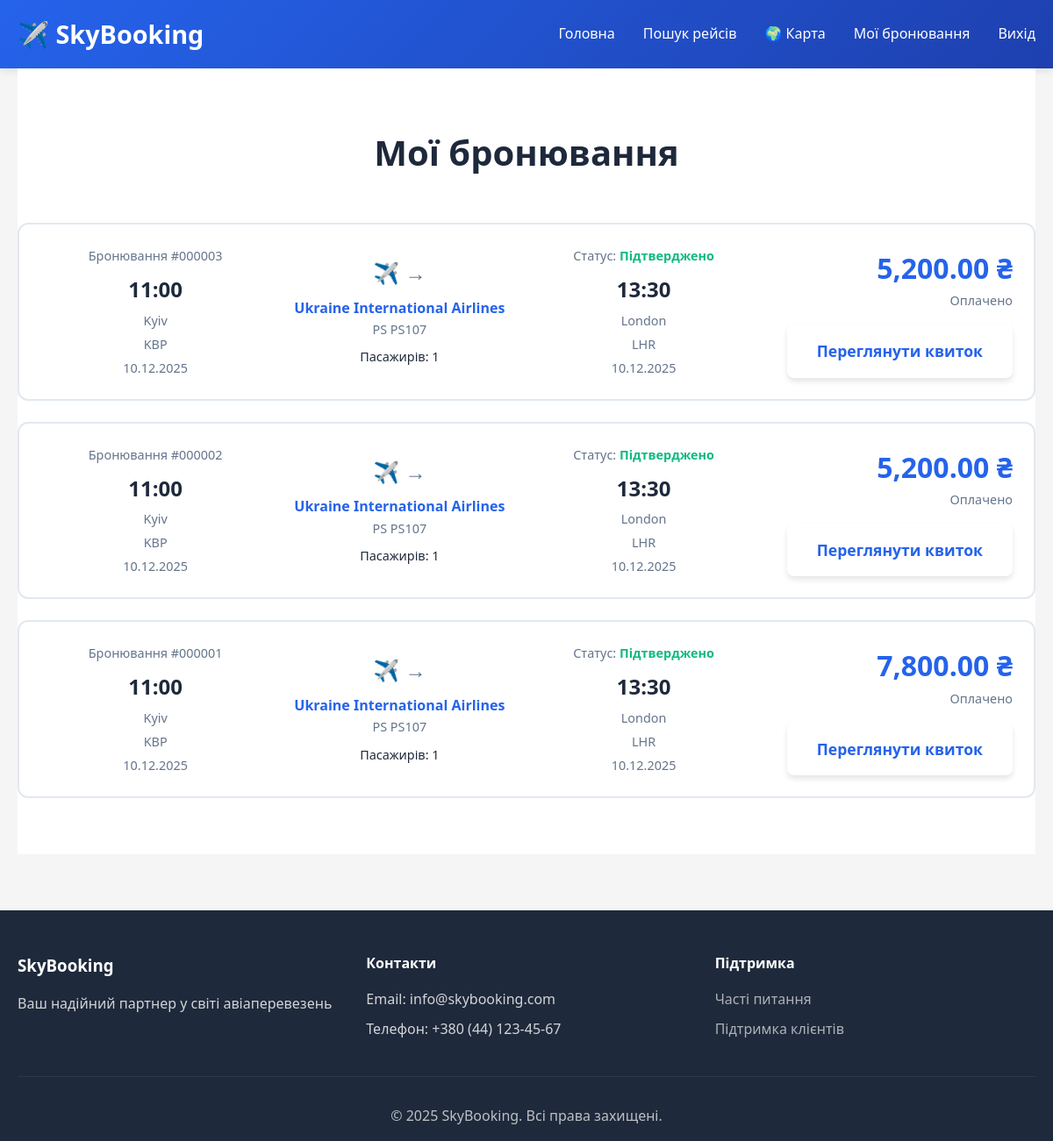
Screenshot of /public/my-bookings.php (signed in) with the database file from the repository.
### tables this page shows
CREATE TABLE `bookings` (
  `booking_id` int(11) NOT NULL AUTO_INCREMENT,
  `customer_id` int(11) NOT NULL,
  `booking_date` timestamp NOT NULL DEFAULT current_timestamp(),
  `status` enum('pending','confirmed','cancelled','completed') DEFAULT 'pending',
  `total_amount` decimal(10,2) NOT NULL,
  `payment_status` enum('unpaid','paid','refunded') DEFAULT 'unpaid',
  `currency` varchar(3) DEFAULT 'UAH',
  `created_at` timestamp NOT NULL DEFAULT current_timestamp(),
  `updated_at` timestamp NOT NULL DEFAULT current_timestamp() ON UPDATE current_timestamp(),
  PRIMARY KEY (`booking_id`),
  KEY `idx_customer` (`customer_id`),
  KEY `idx_status` (`status`),
  KEY `idx_booking_date` (`booking_date`),
  CONSTRAINT `bookings_ibfk_1` FOREIGN KEY (`customer_id`) REFERENCES `customers` (`customer_id`) ON DELETE CASCADE
);

### public/my-bookings.php (the view, shortened to what this page needs)
<?php
require_once '../includes/config.php';
$stmt = $pdo->prepare("
    SELECT DISTINCT
        b.*,
        f.flight_number,
        f.departure_time,
        f.arrival_time,
        a.name as airline_name,
        a.iata_code as airline_code,
        da.city as departure_city,
        da.iata_code as departure_code,
        aa.city as arrival_city,
        aa.iata_code as arrival_code,
        COUNT(t.ticket_id) as tickets_count
    FROM bookings b
    JOIN tickets t ON b.booking_id = t.booking_id
    JOIN flights f ON t.flight_id = f.flight_id
    JOIN airlines a ON f.airline_id = a.airline_id
    JOIN airports da ON f.departure_airport_id = da.airport_id
    JOIN airports aa ON f.arrival_airport_id = aa.airport_id
    WHERE b.customer_id = ?
    GROUP BY b.booking_id, f.flight_id, a.airline_id, da.airport_id, aa.airport_id
    ORDER BY b.booking_date DESC
");
$stmt->execute([$_SESSION['customer_id']]);
$bookings = $stmt->fetchAll();
require_once '../includes/header.php';
?>
<div class="container">
    <section class="section">
        <h1 class="section-title">Мої бронювання</h1>
        <?php if (empty($bookings)): ?>
            <div class="alert alert-info">
                У вас поки немає бронювань. <a href="<?php echo BASE_URL; ?>/search.php" style="color: var(--primary-color); font-weight: 600;">Знайти рейс</a>
            </div>
        <?php else: ?>
            <div class="flights-list">
                <?php foreach ($bookings as $booking): ?>
                    <?php
                    $status_colors = [
                        'pending' => 'var(--warning-color)',
                        'confirmed' => 'var(--success-color)',
                        'cancelled' => 'var(--danger-color)'
                    ];
                    $status_texts = [
                        'pending' => 'Очікує оплати',
                        'confirmed' => 'Підтверджено',
                        'cancelled' => 'Скасовано'
                    ];
                    $departure_time = new DateTime($booking['departure_time']);
                    $arrival_time = new DateTime($booking['arrival_time']);
                    ?>
                    <div class="flight-card">
                        <div class="flight-info">
                            <div class="flight-detail">
                                <div style="color: var(--gray-text); font-size: 0.9rem; margin-bottom: 0.5rem;">
                                    Бронювання #<?php echo str_pad($booking['booking_id'], 6, '0', STR_PAD_LEFT); ?>
                                </div>
                                <div class="flight-time"><?php echo $departure_time->format('H:i'); ?></div>
                                <div class="flight-location"><?php echo htmlspecialchars($booking['departure_city']); ?></div>
                                <div class="flight-location"><?php echo $booking['departure_code']; ?></div>
                                <div style="color: var(--gray-text); font-size: 0.9rem; margin-top: 0.25rem;">
                                    <?php echo $departure_time->format('d.m.Y'); ?>
                                </div>
                            </div>
                            <div class="flight-duration">
                                <div class="flight-arrow">✈️ →</div>
                                <div style="margin-top: 0.5rem; font-weight: bold; color: var(--primary-color);">
                                    <?php echo htmlspecialchars($booking['airline_name']); ?>
                                </div>
                                <div style="color: var(--gray-text); font-size: 0.9rem;">
                                    <?php echo htmlspecialchars($booking['airline_code'] . ' ' . $booking['flight_number']); ?>
                                </div>
                                <div style="margin-top: 0.5rem; font-size: 0.9rem;">
                                    Пасажирів: <?php echo $booking['tickets_count']; ?>
                                </div>
                            </div>
                            <div class="flight-detail">
                                <div style="color: var(--gray-text); font-size: 0.9rem; margin-bottom: 0.5rem;">
                                    Статус: <strong style="color: <?php echo $status_colors[$booking['status']]; ?>">
                                        <?php echo $status_texts[$booking['status']]; ?>
                                    </strong>
                                </div>
                                <div class="flight-time"><?php echo $arrival_time->format('H:i'); ?></div>
                                <div class="flight-location"><?php echo htmlspecialchars($booking['arrival_city']); ?></div>
                                <div class="flight-location"><?php echo $booking['arrival_code']; ?></div>
                                <div style="color: var(--gray-text); font-size: 0.9rem; margin-top: 0.25rem;">
                                    <?php echo $arrival_time->format('d.m.Y'); ?>
                                </div>
                            </div>
                        </div>
                        <div class="flight-price">
                            <div class="price-amount"><?php echo number_format($booking['total_amount'], 2); ?> ₴</div>
                            <div class="price-currency">
                                <?php echo $booking['payment_status'] === 'paid' ? 'Оплачено' : 'До оплати'; ?>
                            </div>
                            <?php if ($booking['status'] === 'confirmed'): ?>
                                <a href="<?php echo BASE_URL; ?>/ticket.php?booking_id=<?php echo $booking['booking_id']; ?>"
                                   class="btn btn-primary" style="margin-top: 1rem;">
                                    Переглянути квиток
                                </a>
                            <?php endif; ?>
                        </div>
                    </div>
                <?php endforeach; ?>
            </div>
        <?php endif; ?>
    </section>
</div>
<?php require_once '../includes/footer.php'; ?>

### public/css/style.css (style rules this page uses)
* { margin: 0; padding: 0; box-sizing: border-box; }
:root { --primary-color: #2563eb; --secondary-color: #1e40af; --success-color: #10b981; --danger-color: #ef4444; --warning-color: #f59e0b; --light-bg: #f8fafc; --dark-text: #1e293b; --gray-text: #64748b; --border-color: #e2e8f0; }
body { font-family: 'Segoe UI', Tahoma, Geneva, Verdana, sans-serif; line-height: 1.6; color: var(--dark-text); background-color: #f5f5f5; margin: 0; padding: 0; }
.container { max-width: 1200px; margin: 0 auto; padding: 0 20px; }
.btn { display: inline-block; padding: 0.875rem 2rem; background: white; color: var(--primary-color); border: none; border-radius: 8px; font-size: 1.1rem; font-weight: 600; text-decoration: none; cursor: pointer; transition: all 0.3s; box-shadow: 0 4px 6px rgba(0, 0, 0, 0.1); text-align: center; }
.btn-primary { background: white; color: var(--primary-color); border: 2px solid white; }
.section { padding: 4rem 0; background: white; }
.section-title { text-align: center; font-size: 2.5rem; margin-bottom: 3rem; color: var(--dark-text); font-weight: bold; }
.flights-list { display: flex; flex-direction: column; gap: 1.5rem; margin-top: 2rem; }
.flight-card { background: white; border: 2px solid var(--border-color); border-radius: 12px; padding: 1.5rem; display: grid; grid-template-columns: 1fr auto; gap: 2rem; align-items: center; transition: all 0.3s; }
.flight-info { display: grid; grid-template-columns: repeat(3, 1fr); gap: 1rem; }
.flight-detail { text-align: center; }
.flight-time { font-size: 1.5rem; font-weight: bold; color: var(--dark-text); }
.flight-location { font-size: 0.9rem; color: var(--gray-text); margin-top: 0.25rem; }
.flight-duration { display: flex; flex-direction: column; align-items: center; justify-content: center; }
.flight-arrow { font-size: 1.5rem; color: var(--gray-text); }
.flight-price { text-align: right; }
.price-amount { font-size: 2rem; font-weight: bold; color: var(--primary-color); }
.price-currency { font-size: 0.9rem; color: var(--gray-text); }

### rows the page displays
bookings: booking_id "000003", format "11:00", departure_city "Kyiv", departure_code "KBP", format "10.12.2025", airline_name "Ukraine International Airlines", flight_number "PS PS107", tickets_count "1", status "Підтверджено", format "13:30", arrival_city "London", arrival_code "LHR", total_amount "5,200.00", payment_status "Оплачено"
bookings: booking_id "000002", format "11:00", departure_city "Kyiv", departure_code "KBP", format "10.12.2025", airline_name "Ukraine International Airlines", flight_number "PS PS107", tickets_count "1", status "Підтверджено", format "13:30", arrival_city "London", arrival_code "LHR", total_amount "5,200.00", payment_status "Оплачено"
bookings: booking_id "000001", format "11:00", departure_city "Kyiv", departure_code "KBP", format "10.12.2025", airline_name "Ukraine International Airlines", flight_number "PS PS107", tickets_count "1", status "Підтверджено", format "13:30", arrival_city "London", arrival_code "LHR", total_amount "7,800.00", payment_status "Оплачено"
